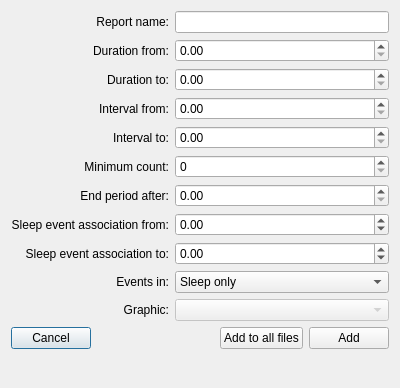
<ui version="4.0">
 <class>ModifyCriteriaDialog</class>
 <widget class="QDialog" name="ModifyCriteriaDialog">
  <property name="geometry">
   <rect>
    <x>0</x>
    <y>0</y>
    <width>400</width>
    <height>388</height>
   </rect>
  </property>
  <property name="windowTitle">
   <string>Dialog</string>
  </property>
  <layout class="QVBoxLayout" name="verticalLayout">
   <item>
    <layout class="QGridLayout" name="gridLayout">
     <item row="1" column="0">
      <widget class="QLabel" name="label">
       <property name="text">
        <string>Duration from:</string>
       </property>
       <property name="alignment">
        <set>Qt::AlignRight|Qt::AlignTrailing|Qt::AlignVCenter</set>
       </property>
      </widget>
     </item>
     <item row="2" column="0">
      <widget class="QLabel" name="label_2">
       <property name="text">
        <string>Duration to:</string>
       </property>
       <property name="alignment">
        <set>Qt::AlignRight|Qt::AlignTrailing|Qt::AlignVCenter</set>
       </property>
      </widget>
     </item>
     <item row="3" column="0">
      <widget class="QLabel" name="label_3">
       <property name="text">
        <string>Interval from:</string>
       </property>
       <property name="alignment">
        <set>Qt::AlignRight|Qt::AlignTrailing|Qt::AlignVCenter</set>
       </property>
      </widget>
     </item>
     <item row="4" column="0">
      <widget class="QLabel" name="label_4">
       <property name="text">
        <string>Interval to:</string>
       </property>
       <property name="alignment">
        <set>Qt::AlignRight|Qt::AlignTrailing|Qt::AlignVCenter</set>
       </property>
      </widget>
     </item>
     <item row="5" column="0">
      <widget class="QLabel" name="label_5">
       <property name="text">
        <string>Minimum count:</string>
       </property>
       <property name="alignment">
        <set>Qt::AlignRight|Qt::AlignTrailing|Qt::AlignVCenter</set>
       </property>
      </widget>
     </item>
     <item row="7" column="0">
      <widget class="QLabel" name="label_6">
       <property name="text">
        <string>End period after:</string>
       </property>
       <property name="alignment">
        <set>Qt::AlignRight|Qt::AlignTrailing|Qt::AlignVCenter</set>
       </property>
      </widget>
     </item>
     <item row="8" column="0">
      <widget class="QLabel" name="label_7">
       <property name="text">
        <string>Sleep event association from:</string>
       </property>
       <property name="alignment">
        <set>Qt::AlignRight|Qt::AlignTrailing|Qt::AlignVCenter</set>
       </property>
      </widget>
     </item>
     <item row="9" column="0">
      <widget class="QLabel" name="label_8">
       <property name="text">
        <string>Sleep event association to:</string>
       </property>
       <property name="alignment">
        <set>Qt::AlignRight|Qt::AlignTrailing|Qt::AlignVCenter</set>
       </property>
      </widget>
     </item>
     <item row="10" column="0">
      <widget class="QLabel" name="label_9">
       <property name="text">
        <string>Events in:</string>
       </property>
       <property name="alignment">
        <set>Qt::AlignRight|Qt::AlignTrailing|Qt::AlignVCenter</set>
       </property>
      </widget>
     </item>
     <item row="10" column="1">
      <widget class="QComboBox" name="events_in_combobox">
       <item>
        <property name="text">
         <string>Sleep only</string>
        </property>
       </item>
       <item>
        <property name="text">
         <string>Recording time</string>
        </property>
       </item>
       <item>
        <property name="text">
         <string>Awake in sleep period</string>
        </property>
       </item>
       <item>
        <property name="text">
         <string>Before sleep onset</string>
        </property>
       </item>
      </widget>
     </item>
     <item row="11" column="0">
      <widget class="QLabel" name="label_10">
       <property name="text">
        <string>Graphic:</string>
       </property>
       <property name="alignment">
        <set>Qt::AlignRight|Qt::AlignTrailing|Qt::AlignVCenter</set>
       </property>
      </widget>
     </item>
     <item row="11" column="1">
      <widget class="QComboBox" name="graphic_combobox">
       <property name="enabled">
        <bool>false</bool>
       </property>
      </widget>
     </item>
     <item row="5" column="1">
      <widget class="QSpinBox" name="minimum_count_spinbox" />
     </item>
     <item row="7" column="1">
      <widget class="QDoubleSpinBox" name="end_period_after_doublespinbox" />
     </item>
     <item row="8" column="1">
      <widget class="QDoubleSpinBox" name="se_from_doublespinbox">
       <property name="minimum">
        <double>-99.000000000000000</double>
       </property>
      </widget>
     </item>
     <item row="9" column="1">
      <widget class="QDoubleSpinBox" name="se_to_doublespinbox">
       <property name="specialValueText">
        <string />
       </property>
       <property name="minimum">
        <double>-99.000000000000000</double>
       </property>
      </widget>
     </item>
     <item row="4" column="1">
      <widget class="QDoubleSpinBox" name="interval_to_doublespinbox">
       <property name="specialValueText">
        <string />
       </property>
      </widget>
     </item>
     <item row="3" column="1">
      <widget class="QDoubleSpinBox" name="interval_from_doublespinbox" />
     </item>
     <item row="2" column="1">
      <widget class="QDoubleSpinBox" name="duration_to_doublespinbox">
       <property name="specialValueText">
        <string />
       </property>
      </widget>
     </item>
     <item row="1" column="1">
      <widget class="QDoubleSpinBox" name="duration_from_doublespinbox" />
     </item>
     <item row="0" column="0">
      <widget class="QLabel" name="label_11">
       <property name="text">
        <string>Report name:</string>
       </property>
       <property name="alignment">
        <set>Qt::AlignRight|Qt::AlignTrailing|Qt::AlignVCenter</set>
       </property>
      </widget>
     </item>
     <item row="0" column="1">
      <widget class="QLineEdit" name="report_name_lineedit" />
     </item>
    </layout>
   </item>
   <item>
    <layout class="QHBoxLayout" name="horizontalLayout">
     <item>
      <widget class="QPushButton" name="cancel_pushbutton">
       <property name="text">
        <string>Cancel</string>
       </property>
      </widget>
     </item>
     <item>
      <spacer name="horizontalSpacer">
       <property name="orientation">
        <enum>Qt::Horizontal</enum>
       </property>
       <property name="sizeHint" stdset="0">
        <size>
         <width>40</width>
         <height>20</height>
        </size>
       </property>
      </spacer>
     </item>
     <item>
      <widget class="QPushButton" name="ok_to_all_pushbutton">
       <property name="text">
        <string>Add to all files</string>
       </property>
      </widget>
     </item>
     <item>
      <widget class="QPushButton" name="ok_pushbutton">
       <property name="text">
        <string>Add</string>
       </property>
      </widget>
     </item>
    </layout>
   </item>
   <item>
    <spacer name="verticalSpacer">
     <property name="orientation">
      <enum>Qt::Vertical</enum>
     </property>
     <property name="sizeHint" stdset="0">
      <size>
       <width>20</width>
       <height>40</height>
      </size>
     </property>
    </spacer>
   </item>
  </layout>
 <property name="styleSheet"><string>font: 12pt "Roboto";</string></property></widget>
 <resources><include location="../../../../../scinodes_poc/src/main/python/ui/themes/themes.qrc" /></resources>
 <connections>
  <connection>
   <sender>ok_pushbutton</sender>
   <signal>clicked()</signal>
   <receiver>ModifyCriteriaDialog</receiver>
   <slot>on_ok()</slot>
   <hints>
    <hint type="sourcelabel">
     <x>349</x>
     <y>313</y>
    </hint>
    <hint type="destinationlabel">
     <x>199</x>
     <y>170</y>
    </hint>
   </hints>
  </connection>
  <connection>
   <sender>cancel_pushbutton</sender>
   <signal>clicked()</signal>
   <receiver>ModifyCriteriaDialog</receiver>
   <slot>on_cancel()</slot>
   <hints>
    <hint type="sourcelabel">
     <x>49</x>
     <y>313</y>
    </hint>
    <hint type="destinationlabel">
     <x>199</x>
     <y>170</y>
    </hint>
   </hints>
  </connection>
  <connection>
   <sender>ok_to_all_pushbutton</sender>
   <signal>clicked()</signal>
   <receiver>ModifyCriteriaDialog</receiver>
   <slot>on_ok_to_all()</slot>
   <hints>
    <hint type="sourcelabel">
     <x>256</x>
     <y>350</y>
    </hint>
    <hint type="destinationlabel">
     <x>199</x>
     <y>193</y>
    </hint>
   </hints>
  </connection>
 </connections>
 <slots>
  <slot>on_ok()</slot>
  <slot>on_cancel()</slot>
  <slot>on_ok_to_all()</slot>
 </slots>
</ui>
